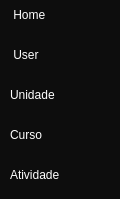
        <widget class="QFrame" name="menu">
         <property name="minimumSize">
          <size>
           <width>120</width>
           <height>0</height>
          </size>
         </property>
         <property name="maximumSize">
          <size>
           <width>16777215</width>
           <height>16777215</height>
          </size>
         </property>
         <property name="styleSheet">
          <string notr="true">background-color: rgb(13, 13, 13);</string>
         </property>
         <property name="frameShape">
          <enum>QFrame::NoFrame</enum>
         </property>
         <property name="frameShadow">
          <enum>QFrame::Raised</enum>
         </property>
         <widget class="QPushButton" name="pushButton_Home">
          <property name="geometry">
           <rect>
            <x>10</x>
            <y>0</y>
            <width>100</width>
            <height>30</height>
           </rect>
          </property>
          <property name="minimumSize">
           <size>
            <width>100</width>
            <height>30</height>
           </size>
          </property>
          <property name="styleSheet">
           <string notr="true">QPushButton{
border-radius: 8px;
font: 87 8pt &quot;Arial Black&quot;;
color: white;
text-align: left;
}

QPushButton:hover{
background-color: rgb(43,43,43);
}</string>
          </property>
          <property name="text">
           <string> Home</string>
          </property>
          <property name="icon">
           <iconset>
            <normaloff>:/img/img/home.png</normaloff>:/img/img/home.png</iconset>
          </property>
          <property name="iconSize">
           <size>
            <width>25</width>
            <height>25</height>
           </size>
          </property>
         </widget>
         <widget class="QPushButton" name="pushButton_User">
          <property name="geometry">
           <rect>
            <x>10</x>
            <y>40</y>
            <width>100</width>
            <height>30</height>
           </rect>
          </property>
          <property name="minimumSize">
           <size>
            <width>100</width>
            <height>30</height>
           </size>
          </property>
          <property name="styleSheet">
           <string notr="true">QPushButton{
border-radius: 8px;
font: 87 8pt &quot;Arial Black&quot;;
color: white;
text-align: left;
}

QPushButton:hover{
background-color: rgb(43,43,43);
}</string>
          </property>
          <property name="text">
           <string> User</string>
          </property>
          <property name="icon">
           <iconset>
            <normaloff>:/img/img/userInfo.png</normaloff>:/img/img/userInfo.png</iconset>
          </property>
          <property name="iconSize">
           <size>
            <width>25</width>
            <height>25</height>
           </size>
          </property>
         </widget>
         <widget class="QPushButton" name="pushButton_Unidade">
          <property name="geometry">
           <rect>
            <x>10</x>
            <y>80</y>
            <width>100</width>
            <height>30</height>
           </rect>
          </property>
          <property name="minimumSize">
           <size>
            <width>100</width>
            <height>30</height>
           </size>
          </property>
          <property name="styleSheet">
           <string notr="true">QPushButton{
border-radius: 8px;
font: 87 8pt &quot;Arial Black&quot;;
color: white;
text-align: left;
}

QPushButton:hover{
background-color: rgb(43,43,43);
}</string>
          </property>
          <property name="text">
           <string>Unidade</string>
          </property>
          <property name="icon">
           <iconset>
            <normaloff>:/img/img/Unidades.png</normaloff>:/img/img/Unidades.png</iconset>
          </property>
          <property name="iconSize">
           <size>
            <width>25</width>
            <height>25</height>
           </size>
          </property>
         </widget>
         <widget class="QPushButton" name="pushButton_Curso">
          <property name="geometry">
           <rect>
            <x>10</x>
            <y>120</y>
            <width>100</width>
            <height>30</height>
           </rect>
          </property>
          <property name="minimumSize">
           <size>
            <width>100</width>
            <height>30</height>
           </size>
          </property>
          <property name="styleSheet">
           <string notr="true">QPushButton{
border-radius: 8px;
font: 87 8pt &quot;Arial Black&quot;;
color: white;
text-align: left;
}

QPushButton:hover{
background-color: rgb(43,43,43);
}</string>
          </property>
          <property name="text">
           <string>Curso</string>
          </property>
          <property name="icon">
           <iconset>
            <normaloff>:/img/img/PostoTrabalho.png</normaloff>:/img/img/PostoTrabalho.png</iconset>
          </property>
          <property name="iconSize">
           <size>
            <width>25</width>
            <height>25</height>
           </size>
          </property>
         </widget>
         <widget class="QPushButton" name="pushButton_Atividade">
          <property name="geometry">
           <rect>
            <x>10</x>
            <y>160</y>
            <width>100</width>
            <height>30</height>
           </rect>
          </property>
          <property name="minimumSize">
           <size>
            <width>100</width>
            <height>30</height>
           </size>
          </property>
          <property name="styleSheet">
           <string notr="true">QPushButton{
border-radius: 8px;
font: 87 8pt &quot;Arial Black&quot;;
color: white;
text-align: left;
}

QPushButton:hover{
background-color: rgb(43,43,43);
}</string>
          </property>
          <property name="text">
           <string>Atividade</string>
          </property>
          <property name="icon">
           <iconset>
            <normaloff>:/img/img/Atividade.png</normaloff>:/img/img/Atividade.png</iconset>
          </property>
          <property name="iconSize">
           <size>
            <width>25</width>
            <height>25</height>
           </size>
          </property>
         </widget>
        </widget>
